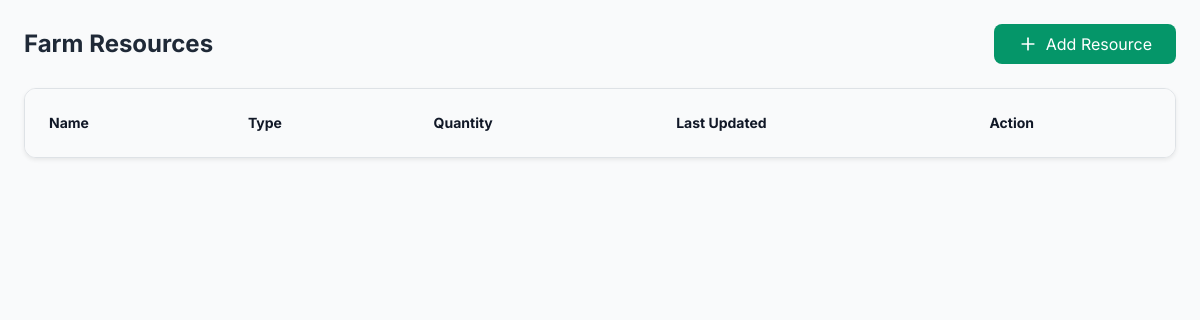
The app's page /resources/, older data.
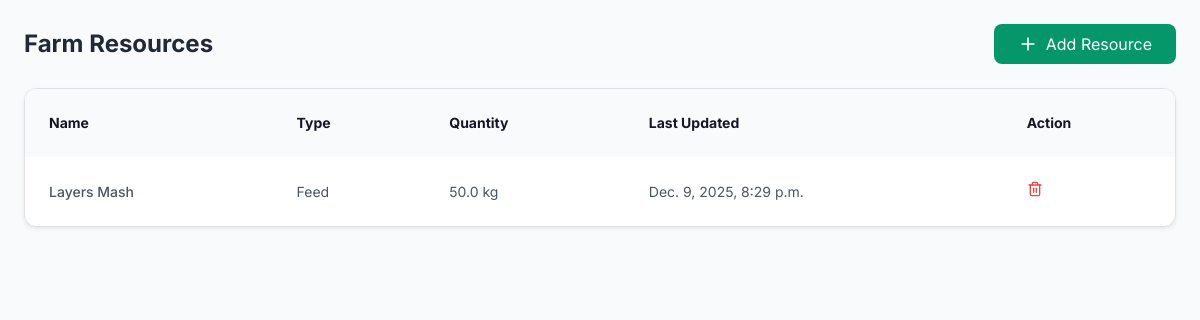
The same page, newer data.
### farm/models.py (models this page shows, shortened)
class Resource(models.Model):
    name = models.CharField(max_length=150)
    type = models.CharField(max_length=100)  # Feed, Seed, Fertilizer, Equipment
    quantity = models.FloatField(default=0)
    unit = models.CharField(max_length=50, default='kg')
    lastUpdated = models.DateTimeField(default=timezone.now)
    owner = models.ForeignKey(User, on_delete=models.CASCADE,blank=True, null=True)

### farm/views.py (the view)
# urls.py: path('resources/', views.resources, name='resources'),
def resources(request):
    resources_list = Resource.objects.all()
    return render(request,'resources.html', {"resources_list":resources_list})

### farm/templates/resources.html (shortened to what this page needs)
{% extends 'base.html' %}
{% block content %}
<div class="space-y-6">
    <div class="flex justify-between items-center">
        <h1 class="text-2xl font-bold text-gray-800">Farm Resources</h1>
        <button onclick="document.getElementById('resourceModal').classList.remove('hidden')" class="bg-emerald-600 text-white px-4 py-2 rounded-lg flex gap-2 items-center">
            <i data-lucide="plus" class="w-5 h-5"></i> Add Resource
        </button>
    </div>
    <div class="bg-white rounded-xl shadow-sm border border-gray-100 overflow-hidden">
        <table class="w-full text-left text-sm text-gray-600">
            <thead class="bg-gray-50 text-gray-900">
                <tr><th class="p-4">Name</th><th class="p-4">Type</th><th class="p-4">Quantity</th><th class="p-4">Last Updated</th><th class="p-4">Action</th></tr>
            </thead>
            <tbody class="divide-y divide-gray-100">
                {% for r in resources_list %}
                    <tr>
                        <td class="p-4 font-medium">{{ r.name }}</td>
                        <td class="p-4">{{ r.type }}</td>
                        <td class="p-4">{{ r.quantity }} {{ r.unit }}</td>
                        <td class="p-4">{{ r.lastUpdated }}</td>
                        <td class="p-4">
                            <form action="{% url 'delete_resource' r.id %}" method="POST" onsubmit="return confirm('Are you sure you want to delete this resource?');">
                                <button class="text-red-500">
                                    <i data-lucide="trash-2" class="w-4 h-4"></i>
                                </button>
                            </form>
                        </td>
                    </tr>
                {% endfor %}
            </tbody>
        </table>
    </div>
</div>
{% endblock %}

Row changes from the older to the newer data that the page shows:
added Resource: name "Layers Mash", type "Feed", quantity "50.0", unit "kg", lastUpdated "Dec. 9, 2025, 8:29 p.m."
